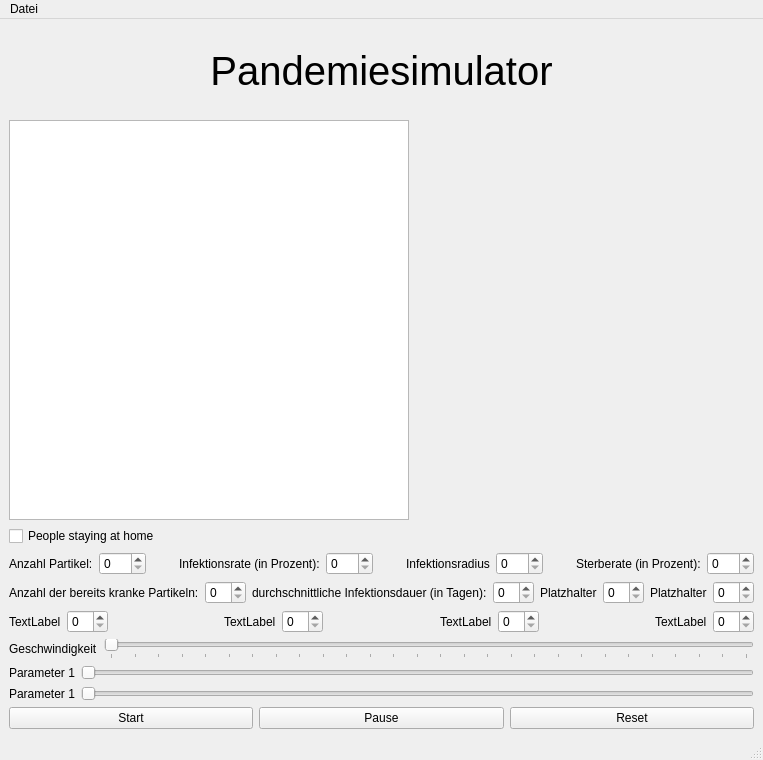
<?xml version="1.0" encoding="UTF-8"?>
<ui version="4.0">
 <class>MainWindow</class>
 <widget class="QMainWindow" name="MainWindow">
  <property name="geometry">
   <rect>
    <x>0</x>
    <y>0</y>
    <width>758</width>
    <height>760</height>
   </rect>
  </property>
  <property name="windowTitle">
   <string>MainWindow</string>
  </property>
  <widget class="QWidget" name="centralwidget">
   <layout class="QVBoxLayout" name="verticalLayout_2">
    <item>
     <layout class="QVBoxLayout" name="verticalLayout">
      <item>
       <widget class="QLabel" name="label">
        <property name="font">
         <font>
          <pointsize>30</pointsize>
         </font>
        </property>
        <property name="text">
         <string>Pandemiesimulator</string>
        </property>
        <property name="alignment">
         <set>Qt::AlignCenter</set>
        </property>
       </widget>
      </item>
      <item>
       <layout class="QHBoxLayout" name="horizontalLayout">
        <item>
         <widget class="QGraphicsView" name="graphicsView_2">
          <property name="maximumSize">
           <size>
            <width>400</width>
            <height>400</height>
           </size>
          </property>
         </widget>
        </item>
        <item>
         <widget class="PlotWidget" name="graphWidget" native="true"/>
        </item>
       </layout>
      </item>
      <item>
       <widget class="QCheckBox" name="checkBox">
        <property name="layoutDirection">
         <enum>Qt::LeftToRight</enum>
        </property>
        <property name="text">
         <string>People staying at home</string>
        </property>
       </widget>
      </item>
      <item>
       <layout class="QHBoxLayout" name="horizontalLayout_4">
        <item>
         <widget class="QLabel" name="label_3">
          <property name="text">
           <string>Anzahl Partikel:</string>
          </property>
         </widget>
        </item>
        <item>
         <widget class="QSpinBox" name="spinBox">
          <property name="maximum">
           <number>500</number>
          </property>
         </widget>
        </item>
        <item>
         <spacer name="horizontalSpacer">
          <property name="orientation">
           <enum>Qt::Horizontal</enum>
          </property>
          <property name="sizeHint" stdset="0">
           <size>
            <width>40</width>
            <height>20</height>
           </size>
          </property>
         </spacer>
        </item>
        <item>
         <widget class="QLabel" name="label_6">
          <property name="text">
           <string>Infektionsrate (in Prozent):</string>
          </property>
         </widget>
        </item>
        <item>
         <widget class="QSpinBox" name="spinBox_2">
          <property name="maximum">
           <number>100</number>
          </property>
         </widget>
        </item>
        <item>
         <spacer name="horizontalSpacer_2">
          <property name="orientation">
           <enum>Qt::Horizontal</enum>
          </property>
          <property name="sizeHint" stdset="0">
           <size>
            <width>40</width>
            <height>20</height>
           </size>
          </property>
         </spacer>
        </item>
        <item>
         <widget class="QLabel" name="label_7">
          <property name="text">
           <string>Infektionsradius</string>
          </property>
         </widget>
        </item>
        <item>
         <widget class="QSpinBox" name="spinBox_3">
          <property name="maximum">
           <number>100</number>
          </property>
         </widget>
        </item>
        <item>
         <spacer name="horizontalSpacer_3">
          <property name="orientation">
           <enum>Qt::Horizontal</enum>
          </property>
          <property name="sizeHint" stdset="0">
           <size>
            <width>40</width>
            <height>20</height>
           </size>
          </property>
         </spacer>
        </item>
        <item>
         <widget class="QLabel" name="label_8">
          <property name="text">
           <string>Sterberate (in Prozent):</string>
          </property>
         </widget>
        </item>
        <item>
         <widget class="QSpinBox" name="spinBox_4">
          <property name="maximum">
           <number>100</number>
          </property>
         </widget>
        </item>
       </layout>
      </item>
      <item>
       <layout class="QHBoxLayout" name="horizontalLayout_7">
        <item>
         <widget class="QLabel" name="label_12">
          <property name="text">
           <string>Anzahl der bereits kranke Partikeln:</string>
          </property>
         </widget>
        </item>
        <item>
         <widget class="QSpinBox" name="spinBox_5"/>
        </item>
        <item>
         <spacer name="horizontalSpacer_4">
          <property name="orientation">
           <enum>Qt::Horizontal</enum>
          </property>
          <property name="sizeHint" stdset="0">
           <size>
            <width>40</width>
            <height>20</height>
           </size>
          </property>
         </spacer>
        </item>
        <item>
         <widget class="QLabel" name="label_11">
          <property name="text">
           <string>durchschnittliche Infektionsdauer (in Tagen):</string>
          </property>
         </widget>
        </item>
        <item>
         <widget class="QSpinBox" name="spinBox_6"/>
        </item>
        <item>
         <spacer name="horizontalSpacer_5">
          <property name="orientation">
           <enum>Qt::Horizontal</enum>
          </property>
          <property name="sizeHint" stdset="0">
           <size>
            <width>40</width>
            <height>20</height>
           </size>
          </property>
         </spacer>
        </item>
        <item>
         <widget class="QLabel" name="label_10">
          <property name="text">
           <string>Platzhalter</string>
          </property>
         </widget>
        </item>
        <item>
         <widget class="QSpinBox" name="spinBox_7"/>
        </item>
        <item>
         <spacer name="horizontalSpacer_6">
          <property name="orientation">
           <enum>Qt::Horizontal</enum>
          </property>
          <property name="sizeHint" stdset="0">
           <size>
            <width>40</width>
            <height>20</height>
           </size>
          </property>
         </spacer>
        </item>
        <item>
         <widget class="QLabel" name="label_9">
          <property name="text">
           <string>Platzhalter</string>
          </property>
         </widget>
        </item>
        <item>
         <widget class="QSpinBox" name="spinBox_8"/>
        </item>
       </layout>
      </item>
      <item>
       <layout class="QHBoxLayout" name="horizontalLayout_8">
        <item>
         <widget class="QLabel" name="label_13">
          <property name="text">
           <string>TextLabel</string>
          </property>
         </widget>
        </item>
        <item>
         <widget class="QSpinBox" name="spinBox_9"/>
        </item>
        <item>
         <spacer name="horizontalSpacer_7">
          <property name="orientation">
           <enum>Qt::Horizontal</enum>
          </property>
          <property name="sizeHint" stdset="0">
           <size>
            <width>40</width>
            <height>20</height>
           </size>
          </property>
         </spacer>
        </item>
        <item>
         <widget class="QLabel" name="label_14">
          <property name="text">
           <string>TextLabel</string>
          </property>
         </widget>
        </item>
        <item>
         <widget class="QSpinBox" name="spinBox_10"/>
        </item>
        <item>
         <spacer name="horizontalSpacer_8">
          <property name="orientation">
           <enum>Qt::Horizontal</enum>
          </property>
          <property name="sizeHint" stdset="0">
           <size>
            <width>40</width>
            <height>20</height>
           </size>
          </property>
         </spacer>
        </item>
        <item>
         <widget class="QLabel" name="label_15">
          <property name="text">
           <string>TextLabel</string>
          </property>
         </widget>
        </item>
        <item>
         <widget class="QSpinBox" name="spinBox_11"/>
        </item>
        <item>
         <spacer name="horizontalSpacer_9">
          <property name="orientation">
           <enum>Qt::Horizontal</enum>
          </property>
          <property name="sizeHint" stdset="0">
           <size>
            <width>40</width>
            <height>20</height>
           </size>
          </property>
         </spacer>
        </item>
        <item>
         <widget class="QLabel" name="label_16">
          <property name="text">
           <string>TextLabel</string>
          </property>
         </widget>
        </item>
        <item>
         <widget class="QSpinBox" name="spinBox_12"/>
        </item>
       </layout>
      </item>
      <item>
       <layout class="QHBoxLayout" name="horizontalLayout_3">
        <item>
         <widget class="QLabel" name="label_2">
          <property name="text">
           <string>Geschwindigkeit</string>
          </property>
         </widget>
        </item>
        <item>
         <widget class="QSlider" name="horizontalSlider">
          <property name="minimum">
           <number>30</number>
          </property>
          <property name="maximum">
           <number>300</number>
          </property>
          <property name="orientation">
           <enum>Qt::Horizontal</enum>
          </property>
          <property name="tickPosition">
           <enum>QSlider::TicksBelow</enum>
          </property>
          <property name="tickInterval">
           <number>0</number>
          </property>
         </widget>
        </item>
       </layout>
      </item>
      <item>
       <layout class="QHBoxLayout" name="horizontalLayout_5">
        <item>
         <widget class="QLabel" name="label_4">
          <property name="text">
           <string>Parameter 1</string>
          </property>
         </widget>
        </item>
        <item>
         <widget class="QSlider" name="horizontalSlider_3">
          <property name="orientation">
           <enum>Qt::Horizontal</enum>
          </property>
         </widget>
        </item>
       </layout>
      </item>
      <item>
       <layout class="QHBoxLayout" name="horizontalLayout_6">
        <item>
         <widget class="QLabel" name="label_5">
          <property name="text">
           <string>Parameter 1</string>
          </property>
         </widget>
        </item>
        <item>
         <widget class="QSlider" name="horizontalSlider_4">
          <property name="orientation">
           <enum>Qt::Horizontal</enum>
          </property>
         </widget>
        </item>
       </layout>
      </item>
      <item>
       <layout class="QHBoxLayout" name="horizontalLayout_2">
        <item>
         <widget class="QPushButton" name="startSimButton">
          <property name="text">
           <string>Start</string>
          </property>
         </widget>
        </item>
        <item>
         <widget class="QPushButton" name="pauseSimButton">
          <property name="text">
           <string>Pause</string>
          </property>
         </widget>
        </item>
        <item>
         <widget class="QPushButton" name="resetSimButton">
          <property name="text">
           <string>Reset</string>
          </property>
         </widget>
        </item>
       </layout>
      </item>
     </layout>
    </item>
   </layout>
  </widget>
  <widget class="QMenuBar" name="menubar">
   <property name="geometry">
    <rect>
     <x>0</x>
     <y>0</y>
     <width>758</width>
     <height>21</height>
    </rect>
   </property>
   <widget class="QMenu" name="menuExport_CSV">
    <property name="title">
     <string>Datei</string>
    </property>
    <addaction name="actionExport_CSV"/>
   </widget>
   <addaction name="menuExport_CSV"/>
  </widget>
  <widget class="QStatusBar" name="statusbar"/>
  <action name="actionExport_CSV">
   <property name="text">
    <string>Export CSV</string>
   </property>
  </action>
 </widget>
 <customwidgets>
  <customwidget>
   <class>PlotWidget</class>
   <extends>QWidget</extends>
   <header>pyqtgraph</header>
   <container>1</container>
  </customwidget>
 </customwidgets>
 <resources/>
 <connections/>
</ui>
